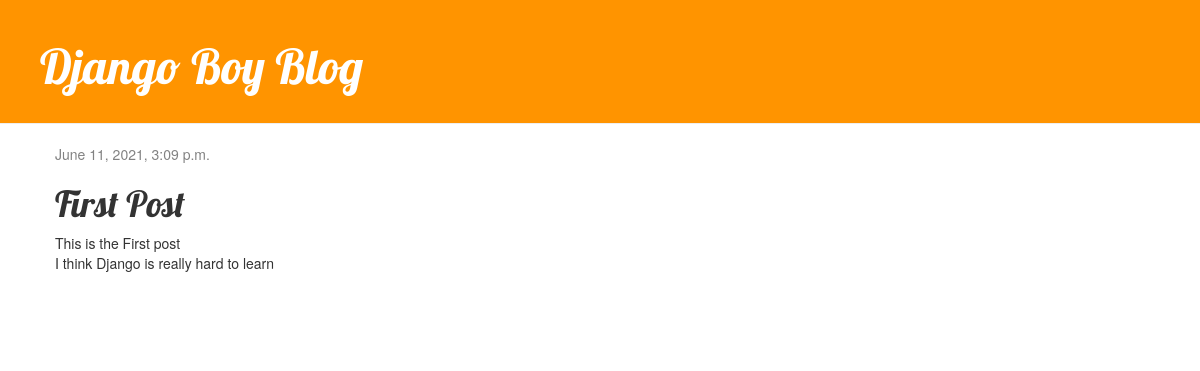
The app's page /post/1/ with its own data.
### blog/models.py (models this page shows, shortened)
class Post(models.Model):
    author= models.ForeignKey(settings.AUTH_USER_MODEL, on_delete=models.CASCADE)
    title = models.CharField(max_length=200)
    text = models.TextField()
    created_date = models.DateTimeField(
        default=timezone.now
    )
    published_date = models.DateTimeField(
        blank=True, null=True
    )

### blog/views.py (the view)
# urls.py: path('post/<int:pk>/',views.post_detail,name='post_detail'),
def post_detail(request,pk):
    post = get_object_or_404(Post, pk=pk)
    return render(request, 'blog/post_detail.html', {'post':post})

### blog/templates/blog/post_detail.html (shortened to what this page needs)
{% extends 'blog/base.html' %}
{% block content %}
    <div class='post'>
        {% if post.published_date %}
            <div class="date">
                {{ post.published_date }}
            </div>
        {% endif %}
        <h1>{{ post.title }}</h1>
        <p>{{ post.text|linebreaksbr }}</p>
    </div>
{% endblock %}

### blog/static/css/blog.css (style rules this page uses)
h1, h2, h3, h4 { font-family: 'Lobster', cursive; }
.date { color: #828282; }
.post { margin-bottom: 70px; }

### records on screen
Post: published_date "June 11, 2021, 3:09 p.m.", title "First Post", text "This is the First post I think Django is really hard to learn"
